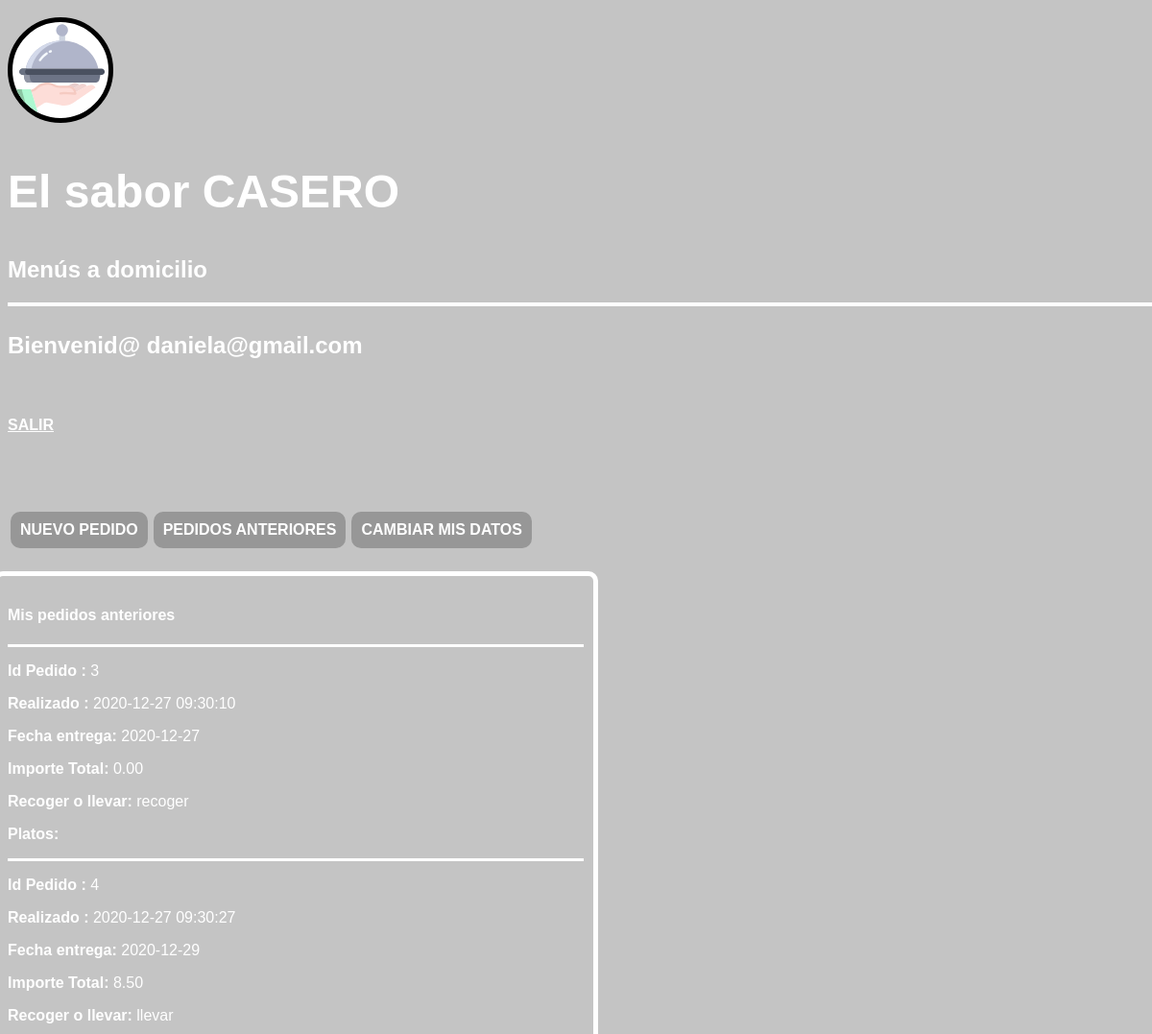
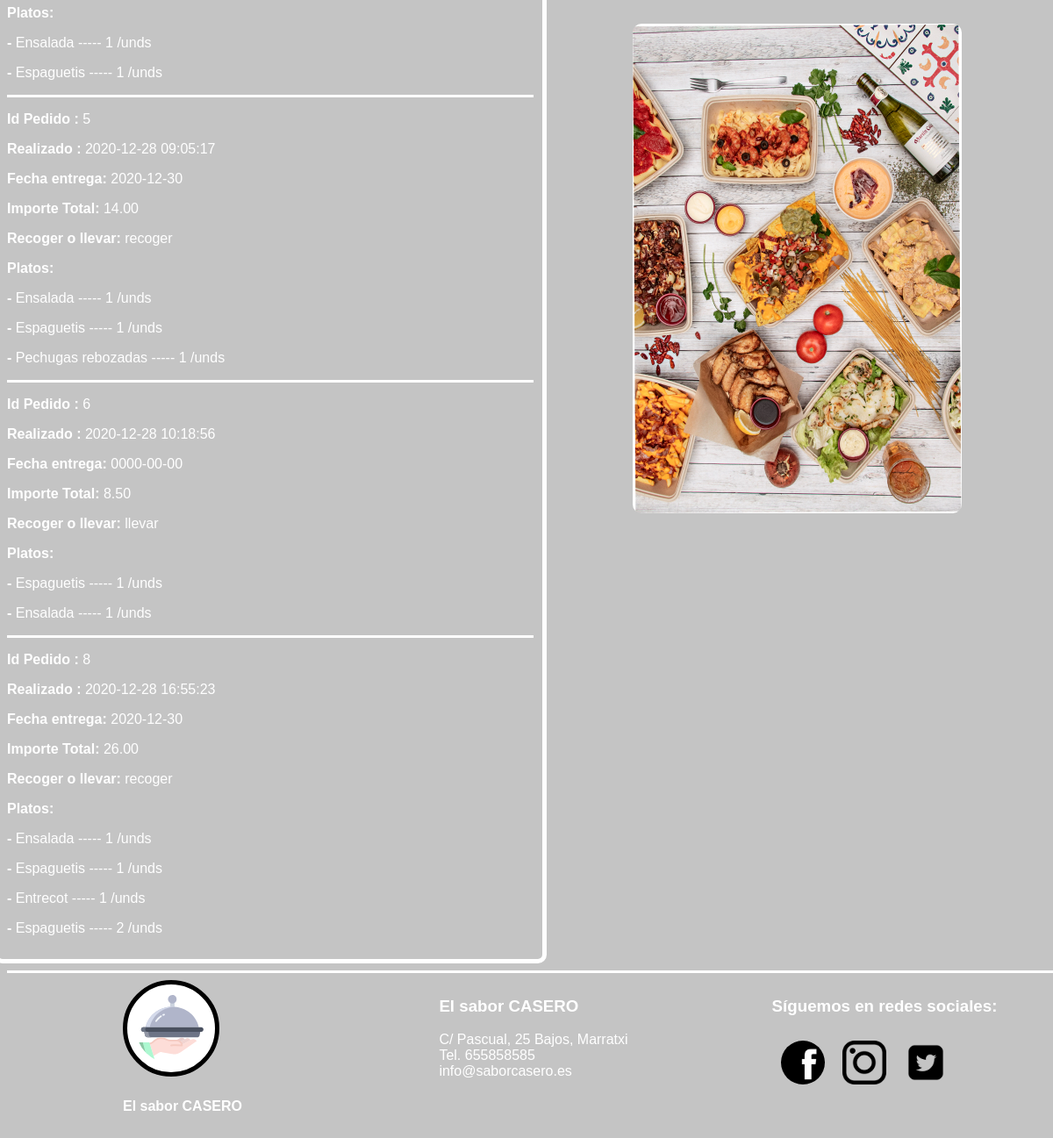
The page /clientes/pedido_anterior_cliente.php (signed in) on the database its author committed (2 pictures, top to bottom).
### tables this page shows
CREATE TABLE `pedidos` (
  `id_pedido` int(11) NOT NULL,
  `f_pedido` datetime DEFAULT NULL,
  `f_entrega` date DEFAULT NULL,
  `h_entrega` time NOT NULL,
  `id_usuario` int(11) DEFAULT NULL,
  `total` decimal(5,2) NOT NULL,
  `recoger_llevar` varchar(100) NOT NULL
);

### clientes/script/ver_pedidos.php (the view, shortened to what this page needs)
<?php
include("../pdo/conex.php");
$registros=$base->prepare("SELECT id_usuario FROM usuarios WHERE email='$user'");
$registros->execute();
$devuelve = $registros->fetch(PDO::FETCH_ASSOC);
$cliente=$devuelve['id_usuario'];
$pedidos=$base->prepare("SELECT id_pedido, f_pedido, f_entrega, total, recoger_llevar FROM pedidos WHERE id_usuario='$cliente';");
$pedidos->execute(array());
$devuelve=$pedidos->fetchAll(PDO::FETCH_ASSOC);
if ($devuelve) {
?>
<?php
    foreach ($devuelve as $pedido) {?>
    <hr class="linea__division__footer"/>
    <p><b>Id Pedido :</b> <?php echo $pedido['id_pedido']; ?></p>
    <p><b>Realizado : </b><?php echo $pedido['f_pedido']; ?></p>
    <p><b>Fecha entrega:</b> <?php echo $pedido['f_entrega']; ?></p>
    <p><b>Importe Total: </b><?php echo $pedido['total'];  ?></p>
    <p><b>Recoger o llevar:</b> <?php echo $pedido['recoger_llevar'];?></p>
    <p><b>Platos:</b> </p>
<?php
        $n_pedido=$pedido['id_pedido'];
        $platos=$base->prepare("SELECT plato,cantidad
        FROM pedidos
        JOIN contienen
        USING(id_pedido)
        JOIN platos USING(id_plato)
        WHERE id_pedido='$n_pedido'");
        $platos->execute(array());
        $devuelve_platos=$platos->fetchAll(PDO::FETCH_ASSOC);
        if($devuelve_platos){
            foreach($devuelve_platos as $plato){
?>
        <p><b>- </b><?php echo $plato['plato']; ?> ----- <?php echo $plato['cantidad']; ?> /unds</p>
<?php }}}
}else{echo "No hay pedidos";}?>

### css/main.css (style rules this page uses)
body { background-color: #C4C4C4; color: white; font-family: sans-serif; }
.linea__division__footer { grid-row: 1/2; grid-column: 1/4; height: 3px; background-color: white; width: 100%; border: 0; }

### rows shown on the page
pedidos: id_pedido "3", f_pedido "2020-12-27 09:30:10", f_entrega "2020-12-27", total "0.00", recoger_llevar "recoger"
pedidos: id_pedido "4", f_pedido "2020-12-27 09:30:27", f_entrega "2020-12-29", total "8.50", recoger_llevar "llevar", plato "Ensalada", cantidad "1", plato "Espaguetis"
pedidos: id_pedido "5", f_pedido "2020-12-28 09:05:17", f_entrega "2020-12-30", total "14.00", recoger_llevar "recoger", plato "Ensalada", cantidad "1", plato "Espaguetis", plato "Pechugas rebozadas"
pedidos: id_pedido "6", f_pedido "2020-12-28 10:18:56", f_entrega "0000-00-00", total "8.50", recoger_llevar "llevar", plato "Espaguetis", cantidad "1", plato "Ensalada"
pedidos: id_pedido "8", f_pedido "2020-12-28 16:55:23", f_entrega "2020-12-30", total "26.00", recoger_llevar "recoger", plato "Ensalada", cantidad "1", plato "Espaguetis", plato "Entrecot", cantidad "2"

### other values the page prints
$user "daniela@gmail.com"
